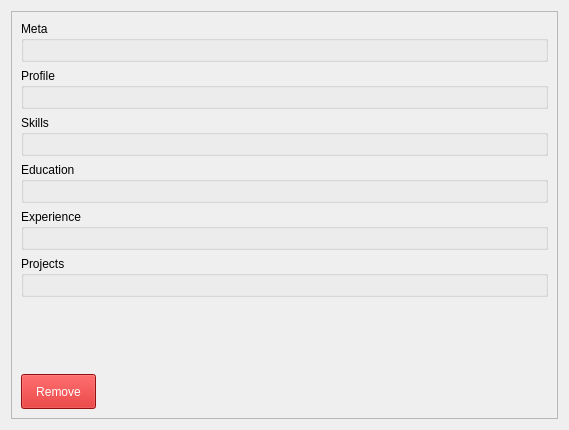
<?xml version="1.0" encoding="UTF-8"?>
<ui version="4.0">
 <class>Frame</class>
 <widget class="QFrame" name="Frame">
  <property name="geometry">
   <rect>
    <x>0</x>
    <y>0</y>
    <width>569</width>
    <height>430</height>
   </rect>
  </property>
  <property name="windowTitle">
   <string>Frame</string>
  </property>
  <layout class="QVBoxLayout" name="verticalLayout">
   <item>
    <widget class="QScrollArea" name="scrollArea">
     <property name="widgetResizable">
      <bool>true</bool>
     </property>
     <widget class="QWidget" name="scrollContent">
      <property name="geometry">
       <rect>
        <x>0</x>
        <y>0</y>
        <width>549</width>
        <height>410</height>
       </rect>
      </property>
      <layout class="QVBoxLayout" name="contentLayout">
       <item>
        <widget class="QGroupBox" name="groupMeta">
         <property name="title">
          <string>Meta</string>
         </property>
         <layout class="QVBoxLayout" name="metaLayout"/>
        </widget>
       </item>
       <item>
        <widget class="QGroupBox" name="groupProfile">
         <property name="title">
          <string>Profile</string>
         </property>
         <layout class="QVBoxLayout" name="profileLayout"/>
        </widget>
       </item>
       <item>
        <widget class="QGroupBox" name="groupSkills">
         <property name="title">
          <string>Skills</string>
         </property>
         <layout class="QVBoxLayout" name="skillsLayout"/>
        </widget>
       </item>
       <item>
        <widget class="QGroupBox" name="groupEducation">
         <property name="title">
          <string>Education</string>
         </property>
         <layout class="QVBoxLayout" name="educationLayout"/>
        </widget>
       </item>
       <item>
        <widget class="QGroupBox" name="groupExperience">
         <property name="title">
          <string>Experience</string>
         </property>
         <layout class="QVBoxLayout" name="experienceLayout"/>
        </widget>
       </item>
       <item>
        <widget class="QGroupBox" name="groupProjects">
         <property name="title">
          <string>Projects</string>
         </property>
         <layout class="QVBoxLayout" name="projectsLayout"/>
        </widget>
       </item>
       <item>
        <spacer name="verticalSpacer">
         <property name="orientation">
          <enum>Qt::Orientation::Vertical</enum>
         </property>
         <property name="sizeHint" stdset="0">
          <size>
           <width>20</width>
           <height>40</height>
          </size>
         </property>
        </spacer>
       </item>
       <item>
        <widget class="QToolButton" name="toolButton_remove_cv">
         <property name="minimumSize">
          <size>
           <width>75</width>
           <height>35</height>
          </size>
         </property>
         <property name="styleSheet">
          <string notr="true">background-color: rgb(207, 19, 19);
color: rgb(255, 255, 255);</string>
         </property>
         <property name="text">
          <string>Remove</string>
         </property>
        </widget>
       </item>
      </layout>
     </widget>
    </widget>
   </item>
  </layout>
 </widget>
 <resources/>
 <connections/>
</ui>
